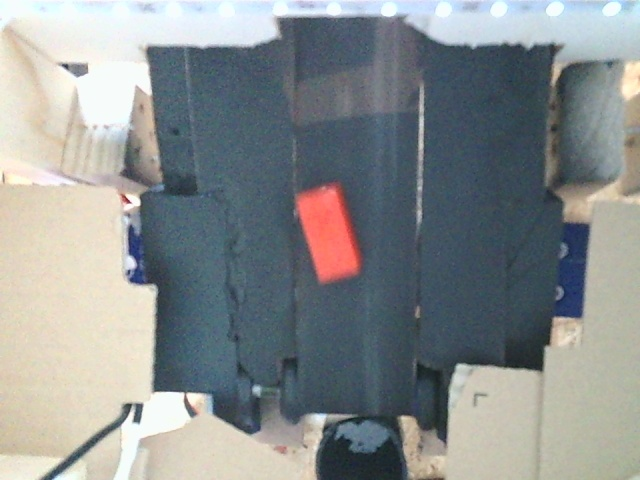
#> input picture training_data/red/image0.jpg, 640 x 480 px; its folder holds 4 pictures in this run
$ python train.py
#> lines starting #> are read from the running program, lines starting #| are printed output that depends on the picture; after the words box and inside, x2 and y2 are one past the last pixel; in counts of white or black regions, pixels touching at a corner belong together; pictures that were not available may be replaced by others from this repository, and a replacement may not be noted
### image_processing.py
import cv2
import numpy as np
from functools import cache

#groeßten Farbkleks finden und zurückgeben
def find_biggest_blob(mask):
    contours, _ = cv2.findContours(mask, cv2.RETR_EXTERNAL, cv2.CHAIN_APPROX_SIMPLE)
    if contours:
        biggest_contour = max(contours, key=cv2.contourArea)

        return biggest_contour

    else:
        return None

# Punkte finden und deren Farbwerte zurückgeben
def get_points(image, blob_contour):
    x,y = None,None
    cv2.imshow("getpoints",image)
    M = cv2.moments(blob_contour)
    values_at_points = []
    if M["m00"] != 0:
        cx = int(M["m10"] / M["m00"])
        cy = int(M["m01"] / M["m00"])
        # Punkte auf dem Lego finden
        points = [(int(cx - 0.25 * (cx - min(blob_contour[:, :, 0].flatten()))), cy),
                  (int(cx + 0.25 * (max(blob_contour[:, :, 0].flatten()) - cx)), cy),
                  (cx, int(cy - 0.25 * (cy - min(blob_contour[:, :, 1].flatten())))),
                  (cx, int(cy + 0.25 * (max(blob_contour[:, :, 1].flatten()) - cy)))]

        for point in points:
            x, y = point

            if 0 <= x < image.shape[1] and 0 <= y < image.shape[0]:
                values_at_points.append([value for value in image[y,x]])
                cv2.circle(image, (x, y), 3, (0, 255, 0), -1)
    return [image, values_at_points, [y,x]]


def get_data(empty_image_path, frame, contrast, crop, show_option = 0, last_frame = None):
    empty_image = last_frame #cv2.imread(empty_image_path)[crop[0]:crop[1], crop[2]:crop[3]]

    # beide in Scharzweiß umandeln
    empty_gray = cv2.cvtColor(empty_image, cv2.COLOR_BGR2GRAY)
    object_gray = cv2.cvtColor(contrast, cv2.COLOR_BGR2GRAY)

    # Differenz der Bilder errechnen
    diff = cv2.absdiff(empty_gray, object_gray)

    # Schwellenwert anwenden
    _, thresholded = cv2.threshold(diff, 30, 255, cv2.THRESH_BINARY)
    # Konturen finden
    contours, _ = cv2.findContours(thresholded, cv2.RETR_EXTERNAL, cv2.CHAIN_APPROX_SIMPLE)

    # Maske erstellen
    mask = np.zeros_like(empty_image)
    cv2.drawContours(mask, contours, -1, (255, 255, 255), thickness=cv2.FILLED)

    # Die Maske auf das Bild anwenden
    result = cv2.bitwise_and(contrast, mask)


    # Ergebniss in rot gruen und Blau kanäle aufteilen
    blue, green, red = cv2.split(result)


    # mit Farbwerten schwellenwerte erstllen
    _, red_mask = cv2.threshold(red, 200, 255, cv2.THRESH_BINARY)
    _, yellow_mask = cv2.threshold(np.uint8((red / 2) + (green / 2)), 200, 255, cv2.THRESH_BINARY)
    _, blue_mask = cv2.threshold(blue, 200, 255, cv2.THRESH_BINARY)
    # Groeßten Farbkleks finden
    red_blob_contour = find_biggest_blob(red_mask)
    yellow_blob_contour = find_biggest_blob(yellow_mask)
    blue_blob_contour = find_biggest_blob(blue_mask)

    values = [[],[],[]]
    blob_len = [(len(red_blob_contour) if red_blob_contour is not None else 0), (len(yellow_blob_contour) if yellow_blob_contour is not None else 0) , (len(blue_blob_contour) if blue_blob_contour is not None else 0)]
    index_of_biggest_blob = blob_len.index(max(blob_len))

    cords = [None, None]
    if True:
        if red_blob_contour is not None and index_of_biggest_blob == 0:

            image, values, cords = get_points(frame, red_blob_contour)
            cv2.drawContours(frame, [red_blob_contour], -1, 255, 0)

        elif yellow_blob_contour is not None and index_of_biggest_blob == 1:

            image, values, cords = get_points(frame, yellow_blob_contour)
            cv2.drawContours(frame, [yellow_blob_contour], -1, 255, 0)

        elif blue_blob_contour is not None and index_of_biggest_blob == 2:

            image, values, cords = get_points(frame, blue_blob_contour)
            cv2.drawContours(frame, [blue_blob_contour], -1, 255, 0)


    #Ergebnisse anzeigen
    cv2.imshow("orig", frame)
    cv2.imshow('Result', result)
    cv2.imshow('contrast', contrast)
    if show_option >= 0:
        pass
    if show_option == 1:
        cv2.imshow("red  ", red_mask)
        cv2.imshow("yellow  ", yellow_mask)
        cv2.imshow("blue  ", blue_mask)
    return [values, cords]

### train.py
import cv2
import time
import image_processing
import os
import numpy as np
import json
from numpy import asarray
from numpy import savetxt
bs = cv2.createBackgroundSubtractorMOG2()
training = True


crop = [100,480, 275,390]

red_iamges =  os.listdir("training_data/red")
yellow_iamges =  os.listdir("training_data/yellow")
blue_iamges =  os.listdir("training_data/blue")
empty_images = ["empty.jpg"]


def find_biggest_blob(mask):
    contours, _ = cv2.findContours(mask, cv2.RETR_EXTERNAL, cv2.CHAIN_APPROX_SIMPLE)
    if contours:
        biggest_contour = max(contours, key=cv2.contourArea)

        return biggest_contour

    else:
        return None

def get_points(image, blob_contour):
    M = cv2.moments(blob_contour)
    if M["m00"] != 0:
        cx = int(M["m10"] / M["m00"])
        cy = int(M["m01"] / M["m00"])
        # Define points within the blob, distributed towards the center
        points = [(int(cx - 0.25 * (cx - min(blob_contour[:, :, 0].flatten()))), cy),
                  (int(cx + 0.25 * (max(blob_contour[:, :, 0].flatten()) - cx)), cy),
                  (cx, int(cy - 0.25 * (cy - min(blob_contour[:, :, 1].flatten())))),
                  (cx, int(cy + 0.25 * (max(blob_contour[:, :, 1].flatten()) - cy)))]
        values_at_points = []
        for point in points:
            x, y = point

            if 0 <= x < image.shape[1] and 0 <= y < image.shape[0]:
                values_at_points.append([value for value in image[y,x]])
                print(f"RGB value at ({x}, {y}): {image[y, x]}")
                cv2.circle(image, (x, y), 3, (0, 255, 0), -1)
        print(values_at_points)
        return [image, values_at_points]
color: str = ""
for color_pointer in range(0,3):
    #color_pointer = 2
    print(color_pointer)
    match color_pointer:
        case 0:
            current_images = red_iamges
            path = "training_data/red/"
            color = "red"
        case 1:
            current_images = yellow_iamges
            path = "training_data/yellow/"
            color = "yellow"
        case 2:
            current_images = blue_iamges
            path = "training_data/blue/"
            color = "blue"

    empty_image = "empty.jpg"
    for image_name in current_images:


        frame = cv2.imread(path + image_name)[crop[0]:crop[1], crop[2]:crop[3]]
        frame_c = frame
        # Bild verarbeiten
        gray_image = cv2.cvtColor(frame_c, cv2.COLOR_BGR2GRAY)
        close_to_black_mask = gray_image < 70
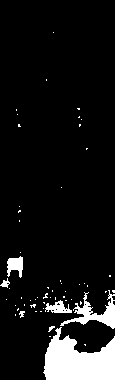
#> close_to_black_mask: shape (380, 115) bool; 8.8% white; 57 white regions (50 under 20 px), largest, box (x1, y1, x2, y2) and area: (43, 327, 115, 380) 2494, (60, 290, 115, 329) 682, (7, 256, 23, 278) 231
        lab_image = cv2.cvtColor(frame_c, cv2.COLOR_BGR2LAB)
#> lab_image: shape (380, 115, 3); mean of channels 0, 1, 2 104.2, 130.8, 124.3
        l, a, b = cv2.split(lab_image)
        clahe = cv2.createCLAHE(clipLimit=2.0, tileGridSize=(8, 8))
        cl = clahe.apply(l)
        enhanced_lab_image = cv2.merge((cl, a, b))
#> enhanced_lab_image: shape (380, 115, 3); mean of channels 0, 1, 2 113.3, 130.8, 124.3
        frame_c = cv2.cvtColor(enhanced_lab_image, cv2.COLOR_LAB2BGR)
        alpha = 1.5 # Contrast control (1.0-3.0)
        beta = 10 # Brightness control (0-100)
        adjusted = frame_c
        # get color values form image
        values, cords = image_processing.get_data(empty_image, frame_c, adjusted, crop, show_option=0, last_frame=cv2.imread(empty_image)[crop[0]:crop[1], crop[2]:crop[3]])
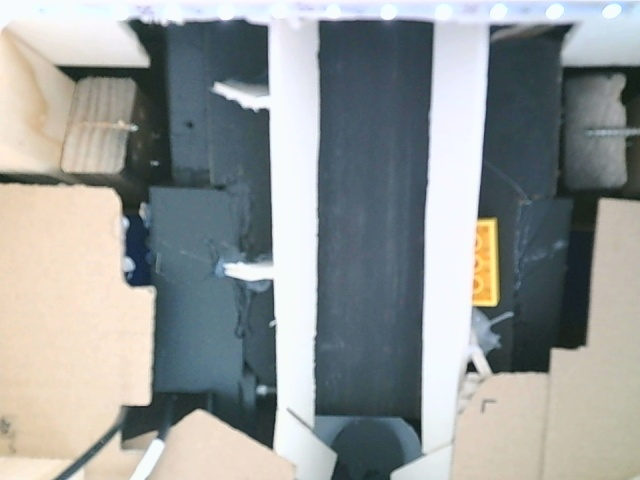
#> input picture empty.jpg, 640 x 480 px
#> in get_data, `empty_image = last_frame`:
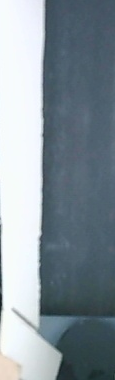
#> empty_image: shape (380, 115, 3); mean B, G, R 154.9, 146.8, 134.1
#> in get_data, `diff = cv2.absdiff(empty_gray, object_gray)`:
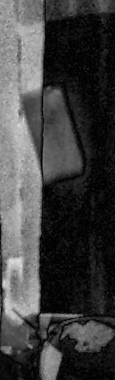
#> diff: shape (380, 115); min 0, max 219, mean 64.6
#> in get_data, `_, thresholded = cv2.threshold(diff, 30, 255, cv2.THRESH_BINARY)`:
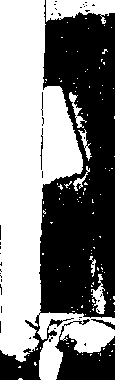
#> thresholded: shape (380, 115); 51.1% white; 43 black regions (38 under 20 px)
#> in get_data, `contours, _ = cv2.findContours(thresholded, cv2.RETR_EXTERNAL, cv2.CHA..`: contours = 121 contours, 114 with area under 20; largest, box (x1, y1, x2, y2) and area: (0, 0, 115, 380) 19768, (46, 0, 115, 24) 1026, (91, 274, 106, 314) 214, (69, 92, 87, 128) 128, (78, 129, 92, 161) 86, (73, 166, 90, 191) 66, (89, 256, 96, 277) 36
#> in get_data, `cv2.drawContours(mask, contours, -1, (255, 255, 255), thickness=cv2.FI..`: mask: shape (380, 115, 3); 51.8% white; 14 black regions (10 under 20 px), largest, box (x1, y1, x2, y2) and area: (39, 0, 115, 318) 17840, (55, 326, 115, 380) 1888, (0, 315, 57, 380) 1224, (91, 319, 115, 330) 74
#> in get_data, `_, red_mask = cv2.threshold(red, 200, 255, cv2.THRESH_BINARY)`: red_mask: shape (380, 115); 9.4% white; 21 white regions (16 under 20 px), largest, box (x1, y1, x2, y2) and area: (22, 87, 83, 181) 3694, (37, 315, 51, 340) 179, (8, 346, 28, 362) 118, (56, 315, 76, 318) 36, (29, 334, 35, 340) 20
#> in get_data, `_, yellow_mask = cv2.threshold(np.uint8((red / 2) + (green / 2)), 200,..`: yellow_mask: shape (380, 115); 4.3% white; 22 white regions (16 under 20 px), largest, box (x1, y1, x2, y2) and area: (32, 121, 81, 177) 1315, (39, 315, 52, 340) 171, (23, 100, 35, 124) 134, (48, 90, 61, 103) 110, (8, 347, 26, 362) 72, (56, 315, 76, 318) 33
#> in get_data, `_, blue_mask = cv2.threshold(blue, 200, 255, cv2.THRESH_BINARY)`:
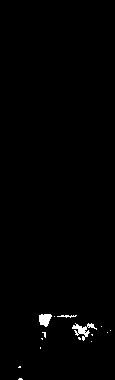
#> blue_mask: shape (380, 115); 0.83% white; 15 white regions (12 under 20 px)
#> in find_biggest_blob, `contours, _ = cv2.findContours(mask, cv2.RETR_EXTERNAL, cv2.CHAIN_APPR..`: contours = 21 contours, 18 with area under 20; largest, box (x1, y1, x2, y2) and area: (22, 87, 83, 181) 3573, (37, 315, 51, 340) 142, (8, 346, 28, 362) 82
#> in find_biggest_blob, `biggest_contour = max(contours, key=cv2.contourArea)`: biggest_contour = contour of 149 points, box (x1, y1, x2, y2) (22, 87, 83, 181), area 3573
#> in get_data, `red_blob_contour = find_biggest_blob(red_mask)`: red_blob_contour has the same summary as biggest_contour in find_biggest_blob
#> in find_biggest_blob (call 2), `contours, _ = cv2.findContours(mask, cv2.RETR_EXTERNAL, cv2.CHAIN_APPR..`: contours = 22 contours, 17 with area under 20; largest, box (x1, y1, x2, y2) and area: (32, 121, 81, 177) 1222, (39, 315, 52, 340) 136, (23, 100, 35, 124) 108, (48, 90, 61, 103) 90, (8, 347, 26, 362) 41
#> in get_data, `yellow_blob_contour = find_biggest_blob(yellow_mask)`: yellow_blob_contour = contour of 140 points, box (x1, y1, x2, y2) (32, 121, 81, 177), area 1222
#> in find_biggest_blob (call 3), `contours, _ = cv2.findContours(mask, cv2.RETR_EXTERNAL, cv2.CHAIN_APPR..`: contours = 15 contours, 13 with area under 20; largest, box (x1, y1, x2, y2) and area: (72, 323, 97, 341) 114, (39, 314, 52, 327) 103
#> in get_data, `blue_blob_contour = find_biggest_blob(blue_mask)`: blue_blob_contour = contour of 75 points, box (x1, y1, x2, y2) (72, 323, 97, 341), area 114
#> in get_data, `blob_len = [(len(red_blob_contour) if red_blob_contour is not None els..`: blob_len = [149, 140, 75]
#> in get_data, `index_of_biggest_blob = blob_len.index(max(blob_len))`: index_of_biggest_blob = 0
#> in get_points, `M = cv2.moments(blob_contour)`: M = moments, m00 3573, centre m10/m00, m01/m00 = (52.33, 133.5)
#> in get_points, `cx = int(M["m10"] / M["m00"])`: cx = 52
#> in get_points, `cy = int(M["m01"] / M["m00"])`: cy = 133
#> in get_points, `points = [(int(cx - 0.25 * (cx - min(blob_contour[:, :, 0].flatten()))..`: points = [(44, 133), (59, 133), (52, 121), (52, 144)]
#> the loop in get_points, `for point in points:` made 4 passes
#> after the loop in get_points, `for point in points:`: values_at_points = [[108, 122, 255], [125, 140, 255], [95, 100, 247], [129, 146, 255]]
#> in get_data, `image, values, cords = get_points(frame, red_blob_contour)`: values has the same summary as values_at_points in get_points; cords = [144, 52]
#> in get_data, `cv2.drawContours(frame, [red_blob_contour], -1, 255, 0)`:
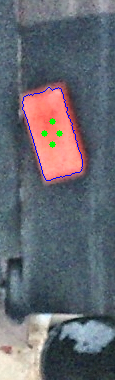
#> frame: shape (380, 115, 3); mean B, G, R 112.2, 103.6, 101.6
#> values has the same summary as values_at_points in get_points; cords = [144, 52]

        print(values)
#| [[108, 122, 255], [125, 140, 255], [95, 100, 247], [129, 146, 255]]
        #savetxt(color + '.csv', data, delimiter=',')
#> (the run stopped early here; a loop or call above may not have finished)
